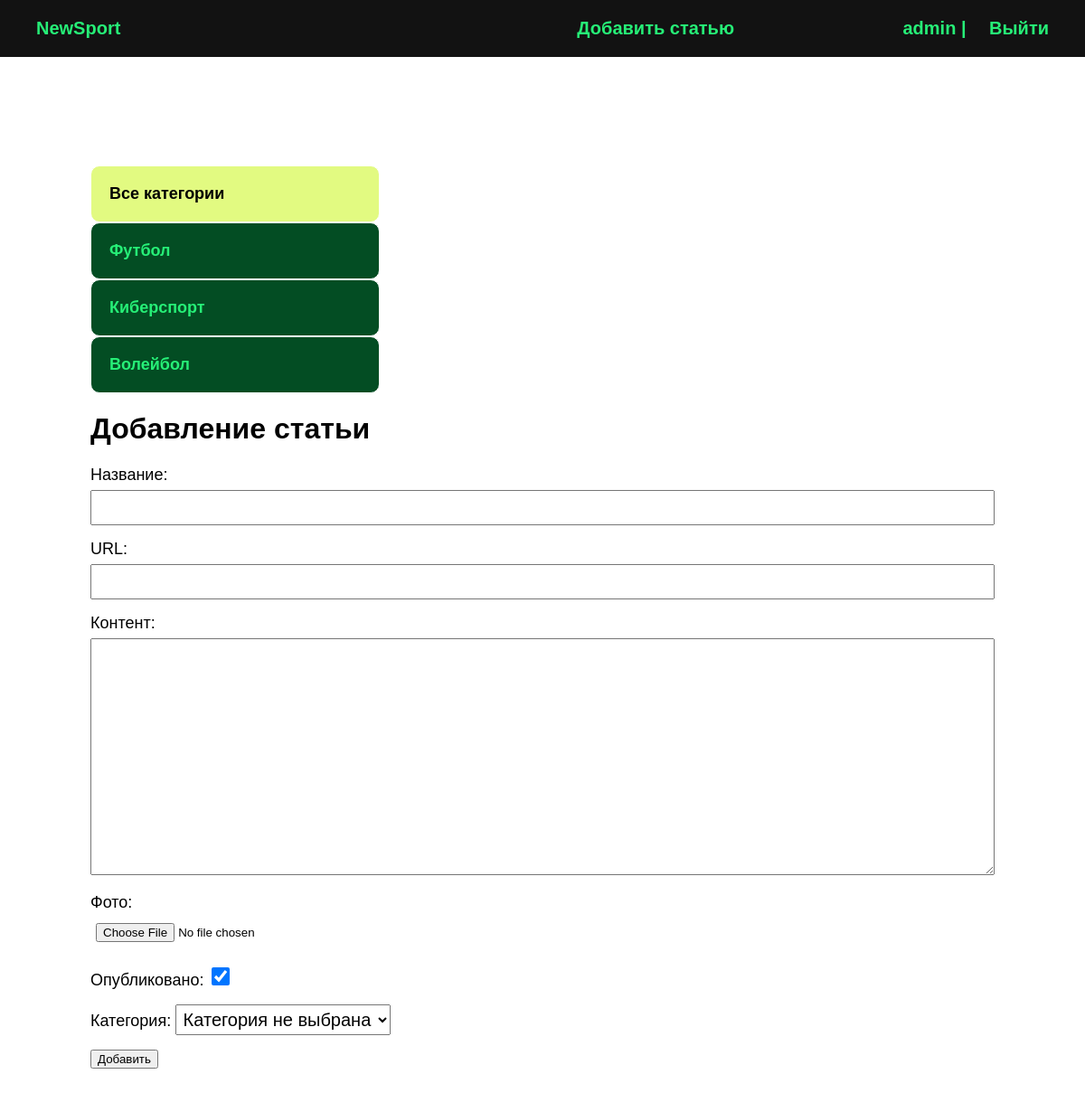
Screenshot of /addpage/ (signed in) with the database file from the repository.
### blog/models.py (models this page shows)
class Category(models.Model):
    name = models.CharField(max_length=100, verbose_name='Категория')
    slug = models.SlugField(max_length=100, unique=True, verbose_name="URL")
    def __str__(self):
        return self.name
    def get_absolute_url(self):
        return reverse('category', kwargs={'cat_slug': self.slug})
    class Meta:
        verbose_name = "категорию"
        verbose_name_plural = "Категории"

### blog/views.py (the view)
# urls.py: path('addpage/', AddPage.as_view(), name='add_page'),
class AddPage(LoginRequiredMixin, DataMixin, CreateView):
    form_class = AddPostForm
    template_name = 'blog/addpage.html'
    success_url = reverse_lazy('index')
    login_url = reverse_lazy('index')
    def get_context_data(self, *, object_list=None, **kwargs):
        context = super().get_context_data(**kwargs)
        c_def = self.get_user_context(title='Добавление статьи')
        return dict(list(context.items()) + list(c_def.items()))

### blog/forms.py
class AddPostForm(forms.ModelForm):
    def __init__(self, *args, **kwargs):
        super().__init__(*args, **kwargs)
        self.fields['cat'].empty_label = "Категория не выбрана"
    class Meta:
        model = Blog
        fields = ['title', 'slug', 'content', 'photo', 'is_published', 'cat']
        widgets = {
            'title': forms.TextInput(attrs={"class": "form-input"}),
            'slug': forms.TextInput(attrs={"class": "form-input"}),
            'content': forms.Textarea(attrs={"class": "form-input", 'rows': 16}),
        }

### blog/utils.py (called while the page is built)
    def get_user_context(self, **kwargs):
        context = kwargs
        cats = Category.objects.annotate(Count('blog'))
        user_menu = menu.copy()
        if not self.request.user.is_authenticated:
            user_menu.pop(0)
        context['menu'] = user_menu
        context['cats'] = cats
        if 'cat_selected' not in context:
            context['cat_selected'] = 0
        return context

### blog/templates/blog/addpage.html (shortened to what this page needs)
{% extends 'blog/base.html' %}
{% block content %}
<h1>{{ title }}</h1>
<form action="{% url 'add_page' %}" method="post" enctype="multipart/form-data">
    {{ form.as_p }}
    <button>Добавить</button>
</form>
{% endblock %}

### blog/templates/blog/base.html (shortened to what this page needs)
<!DOCTYPE html>
{% load static %}
{% load blog_tags %}
<html lang="en">
<head>
    <link rel="stylesheet" href="{% static 'css/style.css'%}">
</head>
<body>
    <div class="header">
        <div class="wrap">
            <ul class="mainmenu">
                <li class="logo"><a href="{% url 'index' %}">NewSport</a></li>
                {% for m in menu %}
                <li class="last"><a href="{% url m.url_name %}">{{ m.title }}</a></li>
                {% endfor %}
                {% if request.user.is_authenticated %}
                <li class="last"> {{ user.username }} | <a href="{% url 'logout' %}">Выйти</a></li>
                {% else %}
                <li class="last"><a href="{% url 'register' %}">Регистрация</a> | <a href="{% url 'login' %}">Войти</a></li>
                {% endif %}
            </ul>
        </div>
    </div>
    <div class="content">
        <div class="wrap">
            <div class="sidebar">
                <ul>
                    {% if cat_selected == 0 %}
                    <li class="selected">Все категории</li>
                    {% else %}
                    <li><a href="{% url 'index' %}">Все категории</a></li>
                    {% endif %}
                    {% for c in cats %}
                    {% if c.blog__count > 0 %}
                    {% if c.pk == cat_selected %}
                    <li class="selected">{{ c.name }}</li>
                    {% else %}
                    <li><a href="{{ c.get_absolute_url }}">{{ c.name }}</a></li>
                    {% endif %}
                    {% endif %}
                    {% endfor %}
                </ul>
            </div>
            <div class="main">
                {% block content %}
                {% endblock %}
            </div>
        </div>
    </div>
</body>
</html>

### blog/static/css/style.css (style rules this page uses)
body { margin: 0; padding: 0; background: #26ef77; font-family: Verdana, Tahoma, sans-serif; }
.wrap { max-width: 1200px; margin: 0 auto; }
.content .wrap { background: #FFF; padding: 100px; box-sizing: border-box; }
ul { list-style: none; margin: 0; padding: 0; }
a { color: #26ef77; text-decoration: none; padding: 20px; }
.header { background: #121212; }
.mainmenu { display: flex; align-items: center; justify-content: space-between; font-size: 20px; font-weight: bold; padding: 20px; }
.logo { flex-basis: 40%; }
.last { flex-basis: 30%; text-align: right; color:#26ef77; }
.sidebar ul { width: 320px; margin-right: 40px; margin-top: 20px; }
.sidebar a { padding: 20px; display: block; border: 1px solid #FFF; background: #034d23; font-weight: bold; font-size: 18px; border-radius: 10px; }
.selected { font-size: 18px; padding: 20px; border: 1px solid #FFF; font-weight: bold; background: #e2fa81; border-radius: 10px; }
.form-input { width: 100%; padding: 10px; box-sizing: border-box; }
form label { font-size: 18px; }
input, textarea { width: 100%; margin-top: 6px; padding: 6px; box-sizing: border-box; }
label { font-size: 20px; }
#id_is_published { width: 20px; height: 20px; }
#id_cat { font-size: 20px; padding: 4px; }
.last a { display: inline; }

### rows the page displays
Category: name "Футбол"
Category: name "Киберспорт"
Category: name "Волейбол"

### other values shown
{{ m.title }} "Добавить статью"
{{ user.username }} "admin"
{{ title }} "Добавление статьи"
